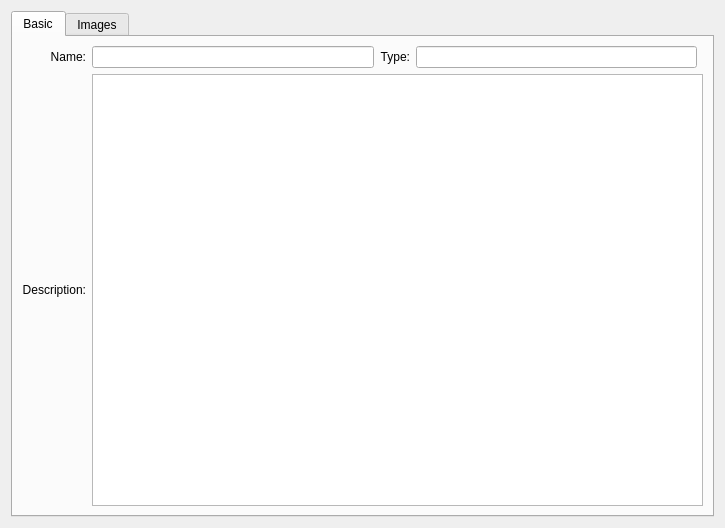
<?xml version="1.0" encoding="UTF-8"?>
<ui version="4.0">
 <class>cObjectWindow</class>
 <widget class="QWidget" name="cObjectWindow">
  <property name="geometry">
   <rect>
    <x>0</x>
    <y>0</y>
    <width>725</width>
    <height>528</height>
   </rect>
  </property>
  <property name="windowTitle">
   <string>Form</string>
  </property>
  <layout class="QGridLayout" name="gridLayout_2">
   <item row="0" column="0">
    <widget class="QTabWidget" name="m_lpTab">
     <property name="currentIndex">
      <number>0</number>
     </property>
     <widget class="QWidget" name="m_lpBasic">
      <attribute name="title">
       <string>Basic</string>
      </attribute>
      <layout class="QGridLayout" name="gridLayout_4">
       <item row="0" column="0">
        <layout class="QGridLayout" name="gridLayout" rowstretch="1,0">
         <item row="0" column="3">
          <widget class="cLineEdit" name="m_lpType"/>
         </item>
         <item row="0" column="1">
          <widget class="cLineEdit" name="m_lpName"/>
         </item>
         <item row="1" column="0">
          <widget class="QLabel" name="label_2">
           <property name="text">
            <string>Description:</string>
           </property>
           <property name="alignment">
            <set>Qt::AlignRight|Qt::AlignTrailing|Qt::AlignVCenter</set>
           </property>
          </widget>
         </item>
         <item row="0" column="2">
          <widget class="QLabel" name="label_4">
           <property name="text">
            <string>Type:</string>
           </property>
           <property name="alignment">
            <set>Qt::AlignRight|Qt::AlignTrailing|Qt::AlignVCenter</set>
           </property>
          </widget>
         </item>
         <item row="1" column="1" colspan="4">
          <widget class="cTextEdit" name="m_lpDescription"/>
         </item>
         <item row="0" column="0">
          <widget class="QLabel" name="label">
           <property name="text">
            <string>Name:</string>
           </property>
           <property name="alignment">
            <set>Qt::AlignRight|Qt::AlignTrailing|Qt::AlignVCenter</set>
           </property>
          </widget>
         </item>
        </layout>
       </item>
      </layout>
     </widget>
     <widget class="QWidget" name="m_lpImages">
      <attribute name="title">
       <string>Images</string>
      </attribute>
      <layout class="QGridLayout" name="gridLayout_5">
       <item row="0" column="0">
        <widget class="QScrollArea" name="m_lpScrollArea">
         <property name="widgetResizable">
          <bool>true</bool>
         </property>
         <widget class="QWidget" name="scrollAreaWidgetContents">
          <property name="geometry">
           <rect>
            <x>0</x>
            <y>0</y>
            <width>681</width>
            <height>464</height>
           </rect>
          </property>
          <layout class="QGridLayout" name="gridLayout_6">
           <item row="0" column="0">
            <layout class="QVBoxLayout" name="m_lpLayout"/>
           </item>
           <item row="0" column="1">
            <spacer name="horizontalSpacer">
             <property name="orientation">
              <enum>Qt::Horizontal</enum>
             </property>
             <property name="sizeHint" stdset="0">
              <size>
               <width>40</width>
               <height>20</height>
              </size>
             </property>
            </spacer>
           </item>
          </layout>
         </widget>
        </widget>
       </item>
      </layout>
     </widget>
    </widget>
   </item>
  </layout>
 </widget>
 <customwidgets>
  <customwidget>
   <class>cTextEdit</class>
   <extends>QTextEdit</extends>
   <header>ctextedit.h</header>
  </customwidget>
  <customwidget>
   <class>cLineEdit</class>
   <extends>QLineEdit</extends>
   <header>clineedit.h</header>
  </customwidget>
 </customwidgets>
 <tabstops>
  <tabstop>m_lpName</tabstop>
  <tabstop>m_lpDescription</tabstop>
 </tabstops>
 <resources/>
 <connections/>
</ui>
